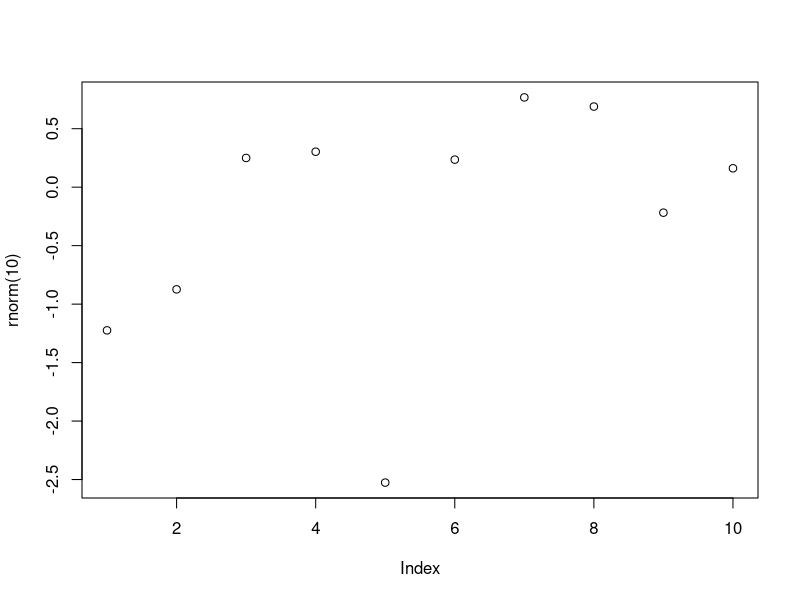

Recreate this plot in R. (Note: this script raises an error after producing the figure.)
# Funcoes

# Configurando Diretório de Trabalho
setwd("C:/Users/Julia/Desktop/CienciaDeDados/1.Big-Data-Analytics-com-R-e-Microsoft-Azure-Machine-Learning/3.Linguagem-R- Fatores-Estruturas-de-Controle-e-Funcoes")
getwd()


# Help

?sample # mostra na documentacao o que faz a funcao sample

# funcao args mostra os parâmetros que uma funcao precisa

args(sample) 
args(mean)
args(sd)



# Funcoes Built-in

abs(20)
sum(c(1:5)) # calcula soma
mean(c(1:5)) # calcula média
round(c(1.1:5.8)) # arredonda 
rev(c(1:5)) # inverte
seq(1:5)
sort(rev(c(1:5))) # ordenar
append(c(1:5),6) # add ao vetor

vec1 <- c(1.5, 2.5, 8.4, 3.7, 6.3)
vec2 <- rev(vec1)
vec2
sort(vec1)


# Funcoes dentro de funcoes

plot(rnorm(10))
mean(c(abs(vec1), abs(vec2)))


# Criando funcoes

myfunc <- function(x) {
  x + x
}

myfunc(10)
class(myfunc)


myfunc2 <- function(a, b) {
  valor = a ^ b                 # a elevado a b
  print(valor)
}

myfunc2(3, 2)


jogando_dados <- function() {
  num <- sample(1:6, size = 1) # Local
  num
}

jogando_dados()

# Escopo
print(num)
num <- c(1:6)
num # Global



# Funcoes sem número definido de argumentos

vec1 <- c(10:13)
vec2 <- c('a', 'b', 'c', 'd')
vec3 <- c(6.5, 9.2, 11.9, 5.1)

myfunc3 <- function(...) {
  df = data.frame(cbind(...))
  print(df)
}

myfunc3(vec1)

myfunc3(vec2, vec3)

myfunc3(vec1, vec2, vec3)



# Funcoes Built-in - Nao tentar recriar a roda
# Comparação de eficiência entre funcao vetorizada e funcao 'vetorizada eno R'

x <- 1:10000000

# Funcao que calcula a raiz quadrada de cada elemento de um vetor de numeros
# recebe numeros e faz a logica necessaria para raiz quadrada

meu_sqrt <- function(numeros) {
  resp <- numeric(length(numeros))
  for(i in seq_along(numeros)){
    resp[i] <- sqrt(numeros[i])
  }
  return(resp)
}

# atribui o tempo gasto para x2a x2b

system.time(x2a <- meu_sqrt(x))

system.time(x2b <- sqrt(x))

# sua máquina pode apresentar resultado diferente por conta da precisao do calculo
# do processador

identical(x2a, x2b)
